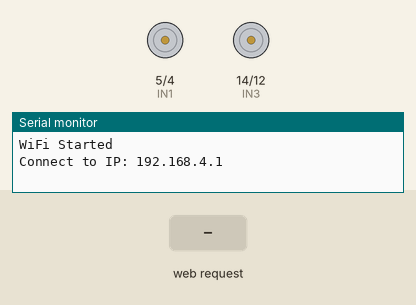
Recording of a sketch running on a simulated ESP8266 (NodeMCU). On the bench: motor-driver pin pairs drawn as motors (green arrow = first pin HIGH = forward, orange = second pin HIGH = backward, longer = more drive), the last lines printed to the serial monitor. Inputs (shaded band) come from the test bench.

Above: at 1.2 s.
1.3 s: HTTP request GET /cmd?go=F received
At 2.4 s:
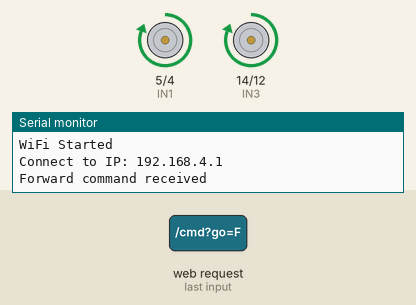
2.8 s: HTTP request GET /cmd?go=B received
At 3.5 s:
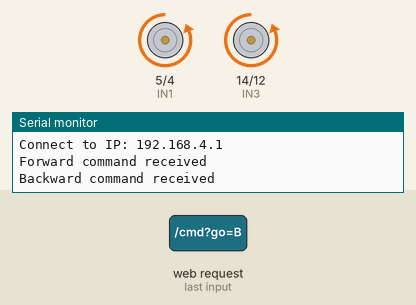
4.3 s: HTTP request GET /cmd?go=L received
At 4.7 s:
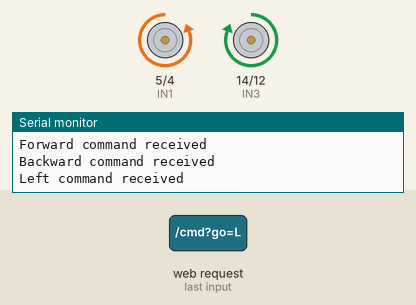
5.8 s: HTTP request GET /cmd?go=R received
At 7.0 s:
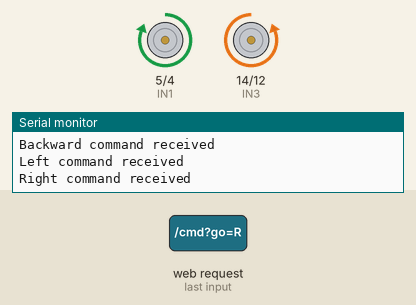
Timing chart, 0 to 8.3 s (numbered marks = the images above; inputs shaded):
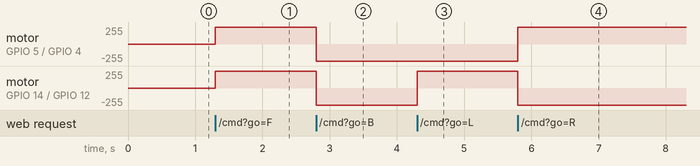

The sketch:

esp32_orion_car.ino
```cpp
//for esp32
//#include <WiFi.h>
//#include <WebServer.h>
//WebServer server(80);


//for esp8266
#include <ESP8266WiFi.h>
#include <ESP8266WebServer.h>
ESP8266WebServer server(80);


const char* ssid = "Orion_Robot";
const char* password = "12345678";

/*

// Motor pins for M3 & M4
#define IN1 14
#define IN2 12
#define IN3 13
#define IN4 15
*/
// Motor pins for M1 & M2 (L293D shield)

#define IN1 5   // D1
#define IN2 4   // D2
#define IN3 14  // D5
#define IN4 12  // D6

void setup() {

  Serial.begin(115200);

  pinMode(IN1, OUTPUT);
  pinMode(IN2, OUTPUT);
  pinMode(IN3, OUTPUT);
  pinMode(IN4, OUTPUT);

  WiFi.softAP(ssid, password);

  Serial.println("WiFi Started");
  Serial.print("Connect to IP: ");
  Serial.println(WiFi.softAPIP());

  server.on("/", handleRoot);
  server.on("/cmd", handleCommand);

  server.begin();
}

void loop() {
  server.handleClient();
}

void handleCommand() {

  String cmd = server.arg("go");

  if(cmd == "F") {
    Serial.println("Forward command received");
    forward();
  }

  else if(cmd == "B") {
    Serial.println("Backward command received");
    backward();
  }

  else if(cmd == "L") {
    Serial.println("Left command received");
    left();
  }

  else if(cmd == "R") {
    Serial.println("Right command received");
    right();
  }

  else if(cmd == "S") {
    Serial.println("Stop command received");
    stopCar();
  }

  server.send(200,"text/plain","OK");
}

void forward(){
  digitalWrite(IN1,HIGH);
  digitalWrite(IN2,LOW);
  digitalWrite(IN3,HIGH);
  digitalWrite(IN4,LOW);
}

void backward(){
  digitalWrite(IN1,LOW);
  digitalWrite(IN2,HIGH);
  digitalWrite(IN3,LOW);
  digitalWrite(IN4,HIGH);
}

void left(){
  digitalWrite(IN1,LOW);
  digitalWrite(IN2,HIGH);
  digitalWrite(IN3,HIGH);
  digitalWrite(IN4,LOW);
}

void right(){
  digitalWrite(IN1,HIGH);
  digitalWrite(IN2,LOW);
  digitalWrite(IN3,LOW);
  digitalWrite(IN4,HIGH);
}

void stopCar(){
  digitalWrite(IN1,LOW);
  digitalWrite(IN2,LOW);
  digitalWrite(IN3,LOW);
  digitalWrite(IN4,LOW);
}

void handleRoot(){

String page = R"=====(

<!DOCTYPE html>
<html>
<head>

<meta name="viewport" content="width=device-width, initial-scale=1">

<style>

body{
font-family:Arial;
text-align:center;
background:#111;
color:white;
}

button{
width:90px;
height:90px;
font-size:35px;
margin:10px;
border-radius:15px;
border:none;
background:#00aaff;
color:white;
}

button:active{
background:#ff6600;
}

</style>

<script>

function send(cmd){
fetch("/cmd?go="+cmd);
}

</script>

</head>

<body>

<h2>ESP32 Robot</h2>

<div>
<button ontouchstart="send('F')" ontouchend="send('S')">⬆</button>
</div>

<div>

<button ontouchstart="send('L')" ontouchend="send('S')">⬅</button>

<button onclick="send('S')">⏹</button>

<button ontouchstart="send('R')" ontouchend="send('S')">➡</button>

</div>

<div>
<button ontouchstart="send('B')" ontouchend="send('S')">⬇</button>
</div>

</body>
</html>

)=====";

server.send(200,"text/html",page);

}
```

Measured:
- after the input at 1.3 s, motor on GPIO 5 (IN1) / GPIO 4 (IN2), motor on GPIO 14 (IN3) / GPIO 12 (IN4): stopped → forward 255/255 at once
- after the input at 2.8 s, motor on GPIO 5 (IN1) / GPIO 4 (IN2), motor on GPIO 14 (IN3) / GPIO 12 (IN4): forward 255/255 → backward 255/255 at once
- after the input at 4.3 s, motor on GPIO 14 (IN3) / GPIO 12 (IN4): backward 255/255 → forward 255/255 at once
- after the input at 5.8 s, motor on GPIO 5 (IN1) / GPIO 4 (IN2): backward 255/255 → forward 255/255 at once; motor on GPIO 14 (IN3) / GPIO 12 (IN4): forward 255/255 → backward 255/255 at once
